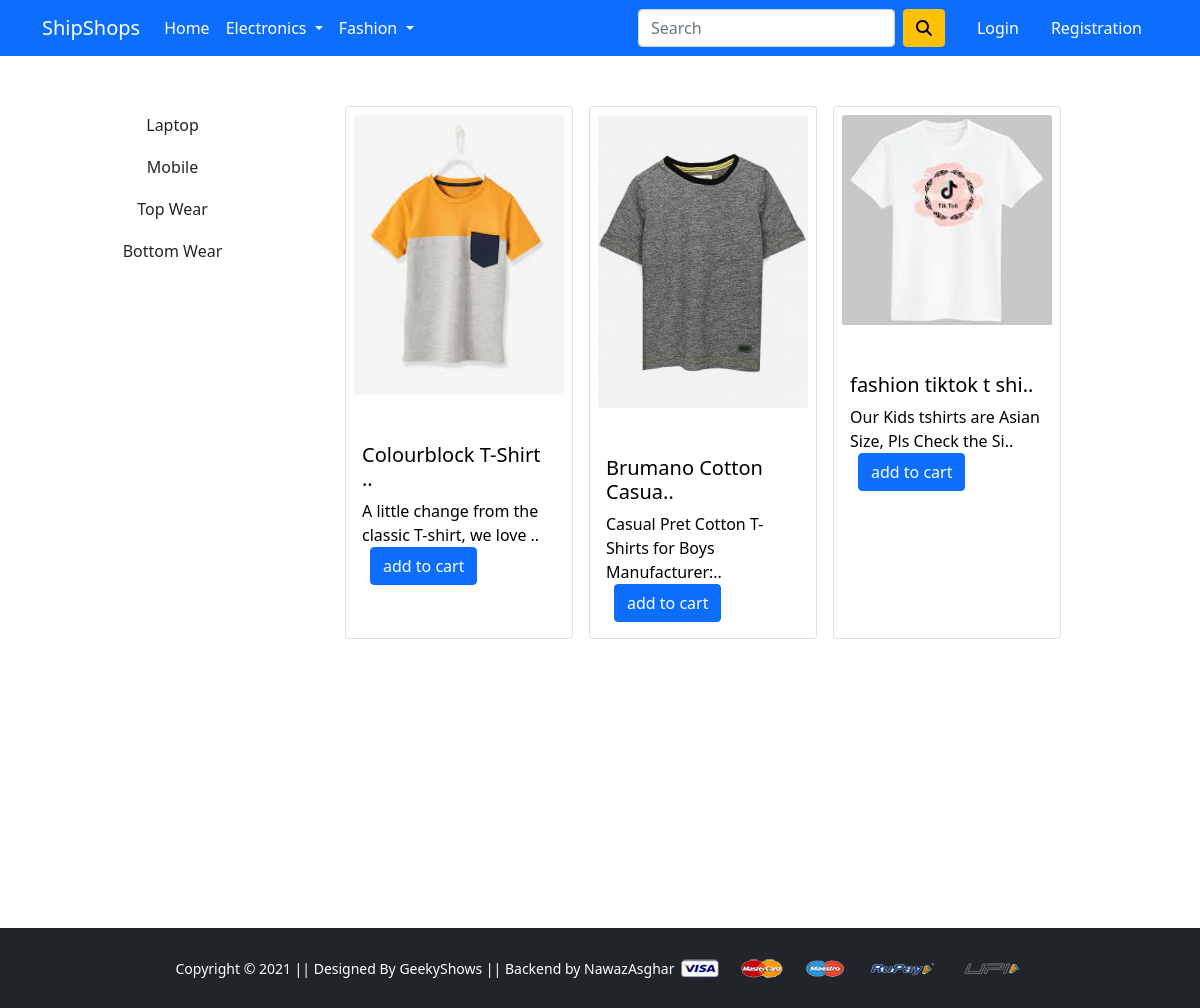
Screenshot of /filter/topweare with the database file from the repository.
### app/models.py (models this page shows)
class Product(models.Model):
    id = models.AutoField(primary_key=True)
    name = models.CharField(max_length=300)
    description = models.CharField(max_length=500)
    category = models.CharField(max_length=100, default='none')
    cutPrice = models.IntegerField()
    price = models.FloatField()
    image = models.ImageField(upload_to='static/app/images/product')

### app/views.py (the view)
# urls.py: path('filter/<str:category>', views.filter, name='filter'),
def filter(request, category):
    product = Product.objects.filter(category = category)
    print(product)
    params = {'products':product}
    return render(request, 'app/filter.html', params)

### templates/app/filter.html (shortened to what this page needs)
{% extends 'app/base.html' %}
{% load static %}
{% block main-content %}
<div class="container my-5" style="min-height: 48.5pc;">
    <div class="row d-flex flex-wrap">
        <div class="col-sm-3">
            <li class="nav-item mx-2" style="list-style: none;">
                <a href="{% url 'filter' 'laptops' %}" class="nav-link text-black btn">Laptop</a>
                <a href="{% url 'filter' 'mobiles' %}" class="nav-link text-black btn" >Mobile</a>
                <a href="{% url 'filter' 'topweare' %}" class="nav-link text-black btn">Top Wear</a>
                <a href="{% url 'filter' 'bottomwear' %}" class="nav-link text-black btn" >Bottom Wear</a>
            </li>
        </div>
        <div class="col-sm-8">
            <div style="display: flex; margin: 2px;">
                {% for product in products %}
                    <a id='product_cart' class='m-2' href="{% url 'product-detail' product.id %}">
                        <div class="card" style="width: 18rem;">
                            <img src="{{product.image.url}}" class="card-img-top" alt="...">
                            <div class="card-body">
                                <h5 class="card-title">{{product.name|slice:":20"}}..</h5>
                                <p class="card-text">{{product.description|slice:":50"}}..</p>
                                <a href="#" class="btn btn-primary">add to cart</a>
                            </div>
                        </div>
                    </a>
                {% endfor %}
            </div>
        </div>
    </div>
</div>
{% endblock main-content %}

### static/app/css/style.css (style rules this page uses)
#product_cart { text-decoration: none; color: black; }

### rows the page displays
Product: image (picture), name "Colourblock T-Shirt", description "A little change from the classic T-shirt, we love"
Product: image (picture), name "Brumano Cotton Casua", description "Casual Pret Cotton T-Shirts for Boys Manufacturer:"
Product: image (picture), name "fashion tiktok t shi", description "Our Kids tshirts are Asian Size, Pls Check the Si"
